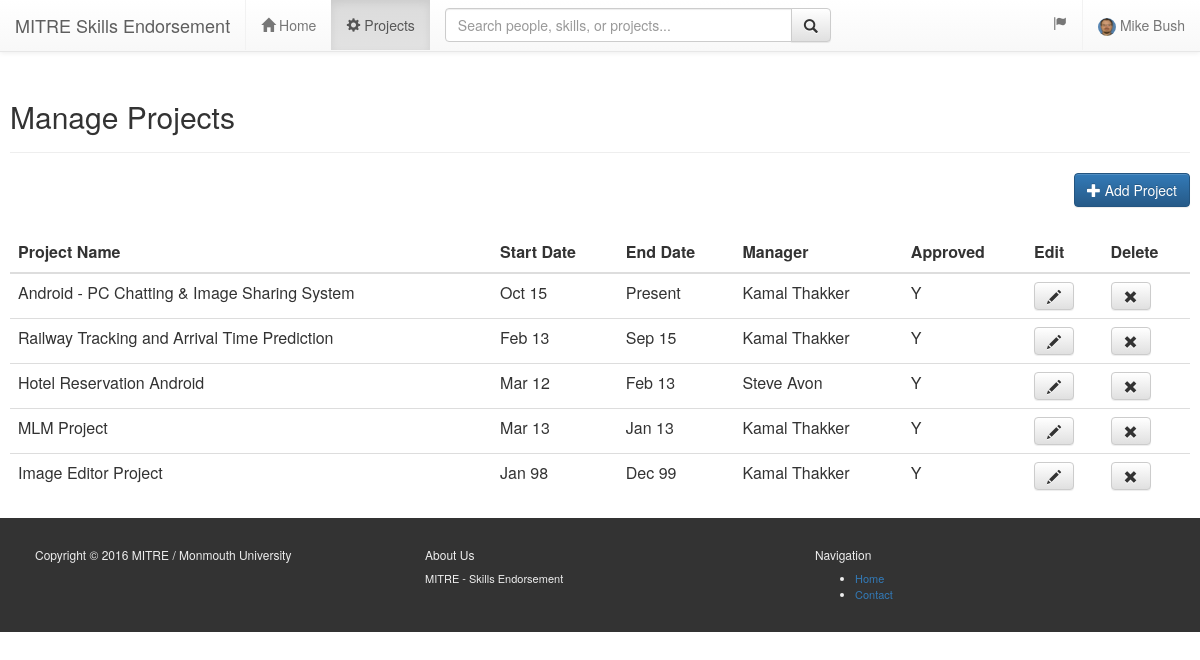
/user/manage_projects.php (signed in), run on the app's committed database.
### tables this page shows
CREATE TABLE `projects` (
  `project_id` int(11) unsigned NOT NULL AUTO_INCREMENT,
  `user_id` int(11) DEFAULT NULL,
  `project_name` varchar(50) DEFAULT NULL,
  `project_desc` varchar(5000) DEFAULT NULL,
  `start_date` date DEFAULT NULL,
  `end_date` date DEFAULT NULL,
  `manager_user_id` int(11) DEFAULT NULL,
  `approved` char(1) DEFAULT 'N',
  PRIMARY KEY (`project_id`)
);

CREATE TABLE `users` (
  `user_id` int(11) NOT NULL AUTO_INCREMENT,
  `uname` varchar(50) NOT NULL DEFAULT '',
  `role` varchar(50) NOT NULL DEFAULT '',
  `psword` varchar(20) DEFAULT NULL,
  `fname` varchar(25) DEFAULT NULL,
  `lname` varchar(25) DEFAULT NULL,
  `gender` varchar(1) DEFAULT NULL,
  `email` varchar(50) DEFAULT NULL,
  `phone` varchar(15) DEFAULT NULL,
  `address` varchar(100) DEFAULT NULL,
  `state` varchar(2) DEFAULT NULL,
  `city` varchar(50) DEFAULT NULL,
  `zip` varchar(20) DEFAULT NULL,
  `registration_date` datetime DEFAULT NULL,
  `last_login` datetime DEFAULT NULL,
  `login_attempt` int(11) DEFAULT NULL,
  `blocked_time` datetime DEFAULT NULL,
  `approved_by_admin` varchar(1) DEFAULT NULL,
  `speciality` varchar(75) DEFAULT NULL,
  `speciality2` varchar(75) DEFAULT NULL,
  `job_title` varchar(25) DEFAULT NULL,
  `userdp` varchar(50) DEFAULT NULL,
  PRIMARY KEY (`user_id`,`uname`,`role`)
);

### user/classes/project.php (called while the page is built, shortened)
<?php
class project{
	public function getAllProjects($user_id){
	$dbc = mysqli_connect($GLOBALS['db_servername'], $GLOBALS['db_username'], $GLOBALS['db_password'], $GLOBALS['db_name']) or die("Not connected..");
		$q = "/*List of all projects*/
				select p.*, u.fname as manager_fname, u.lname as manager_lname from projects p
				inner join users u on p.manager_user_id=u.user_id
				where p.user_id=".$user_id. " order by p.end_date is not null, p.end_date desc, p.start_date desc";
		$r = mysqli_query($dbc,$q);
		if (isset($r) && mysqli_num_rows($r) >= 1)
		{
			return 	$r;
		}
		else
		{
			return null;
		}
	}
}
?>

### user/manage_projects.php (the view, shortened to what this page needs)
<?php
include_once 'includes/header.php';
include_once 'classes/project.php';
?>
<?php
$objProject = new project();
$dbRow_Projects = $objProject->getAllProjects($userid);
?>
    <div class="container-fluid">
        <div class = "page-header">
            <h2>Manage Projects</h2>
        </div>
        <div class="pull-right">
            <a  role="button" class="btn btn-primary" href="addedit_project.php">
                <span class="glyphicon glyphicon-plus" aria-hidden="true"> </span> Add Project</span>
            </a>
        </div>
        <br/><br/><br/>
        <div class="table-responsive">
            <table class="table table-hover">
                <thead>
                    <tr>
                        <th>Project Name</th>
                        <th>Start Date</th>
                        <th>End Date</th>
                        <th>Manager</th>
                        <th>Approved</th>
                        <th>Edit</th>
                        <th>Delete</th>
                    </tr>
                </thead>
                <tbody>
<?php
while ( isset($dbRow_Projects) && $dbRow = mysqli_fetch_array($dbRow_Projects))
{
?>
                    <tr>
                        <td><?php echo $dbRow['project_name'];?></td>
                        <td>
	                        <?php
									$startDate = new DateTime($dbRow['start_date']);
									echo $startDate->format('M y');
	                        ?>
                        </td>
                        <td>
	                        <?php
									if (isset($dbRow['end_date'])) {
										$endDate = new DateTime($dbRow['end_date']);
										echo $endDate->format('M y'); }
									else
										echo 'Present';
	                        ?>
                        </td>
                        <td>
	                        <span class="text-capitalize">
	                        <?php echo $dbRow['manager_fname'] . ' ' . $dbRow['manager_lname']; ?></span>
                        </td>
                        <td>
	                        <span class="text-capitalize">
	                        <?php echo  substr($dbRow['approved'],0,1); ?></span>
                        </td>
                        <td>
                            <a role="button" href="addedit_project.php?project_id=<?php echo $dbRow['project_id'];?>" class="btn btn-default" aria-label="Left Align" >
                                <span class="glyphicon glyphicon-pencil" aria-hidden="true"></span>
                            </a>
                        </td>
                        <td>
                            <a role="button" href="delete_project.php?project_id=<?php echo $dbRow['project_id'];?>" class="btn btn-default" aria-label="Left Align">
                                <span class="glyphicon glyphicon-remove" aria-hidden="true"></span>
                            </a>
                        </td>
                    </tr>
<?php } ?>
                </tbody>
            </table>
        </div>
    </div>
<?php
include_once 'includes/footer.php';
?>

### user/includes/stylesmain.css (style rules this page uses)
body { -webkit-font-smoothing: antialiased; text-rendering: optimizelegibility; //padding-top: 30px; //margin-left: 10px; //margin-right: 10px; //margin-bottom: 15px; }
body > .container-fluid { padding: 60px 10px 0px 10px; }

### data on the page
projects: project_name "Android - PC Chatting & Image Sharing System", start_date "Oct 15", shows "Present", users.fname "Kamal", users.lname "Thakker", approved "Y"
projects: project_name "Railway Tracking and Arrival Time Prediction", start_date "Feb 13", end_date "Sep 15", users.fname "Kamal", users.lname "Thakker", approved "Y"
projects: project_name "Hotel Reservation Android", start_date "Mar 12", end_date "Feb 13", users.fname "Steve", users.lname "Avon", approved "Y"
projects: project_name "MLM Project", start_date "Mar 13", end_date "Jan 13", users.fname "Kamal", users.lname "Thakker", approved "Y"
projects: project_name "Image Editor Project", start_date "Jan 98", end_date "Dec 99", users.fname "Kamal", users.lname "Thakker", approved "Y"

### other printed values
$fname "Mike"
$lname "Bush"
